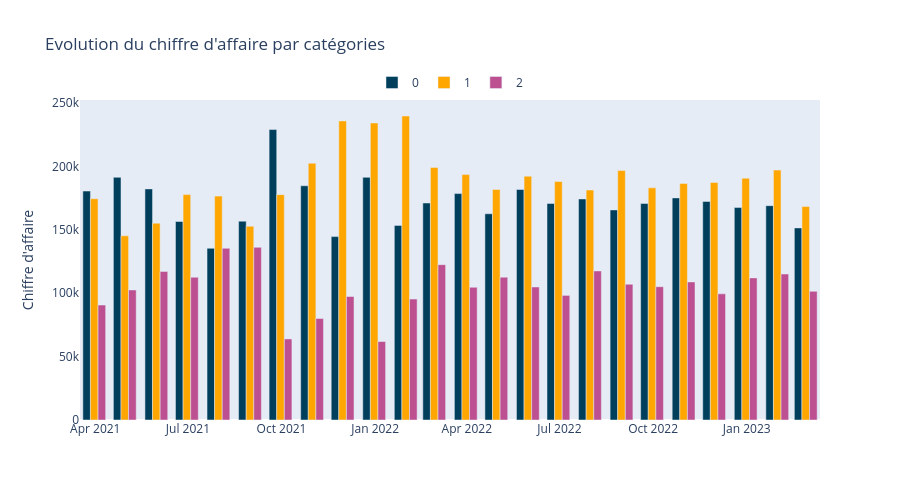

Notebook code for this chart:
### Code cell
fig_categ = go.Figure()

fig_categ.add_trace(go.Bar(
    name='0',
    x=df_categ_p.index,
    y=df_categ_p[0],
    hovertemplate="%{y:,.0f} €",
    marker_color='#003f5c'
))
fig_categ.add_trace(go.Bar(
    name='1',
    x=df_categ_p.index,
    y=df_categ_p[1],
    hovertemplate="%{y:,.0f} €",
    marker_color='#ffa600'
))
fig_categ.add_trace(go.Bar(
    name='2',
    x=df_categ_p.index,
    y=df_categ_p[2],
    hovertemplate="%{y:,.0f} €",
    marker_color='#bc5090'
))


# Habillage
fig_categ.update_layout(
    yaxis=dict(title="Chiffre d'affaire", showgrid=False),
    xaxis=dict(tickformat="%b %Y",),
    legend=dict(orientation='h', y=1.1, x=0.5, xanchor='center'),
    height=500,
    hovermode='x unified',
    hoverlabel=dict(font_size=12),
    separators=". ",
    title="Evolution du chiffre d'affaire par catégories",
    # barmode='stack'
)

fig_categ.show()
